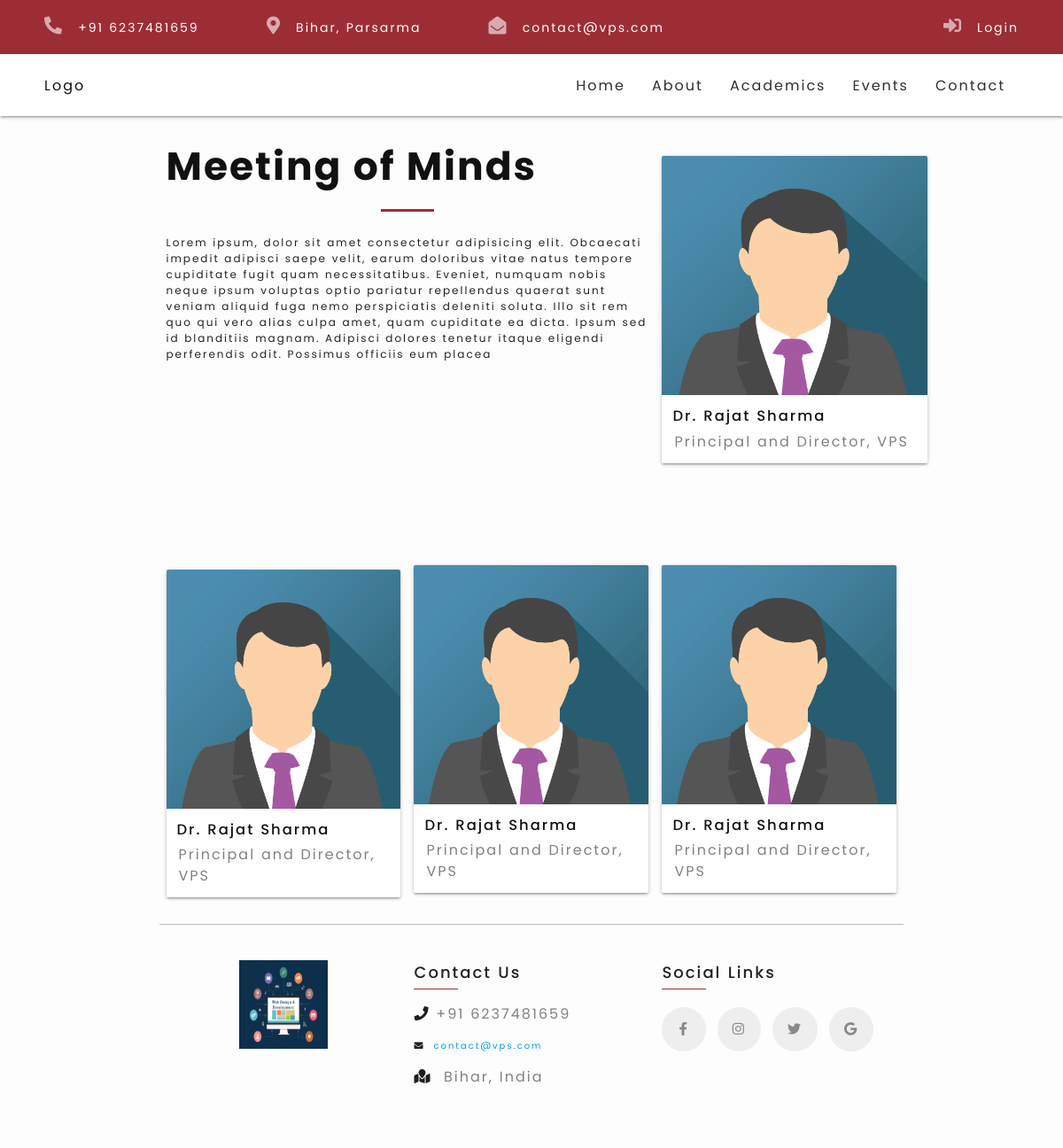
Page /about/ on the earlier database version.
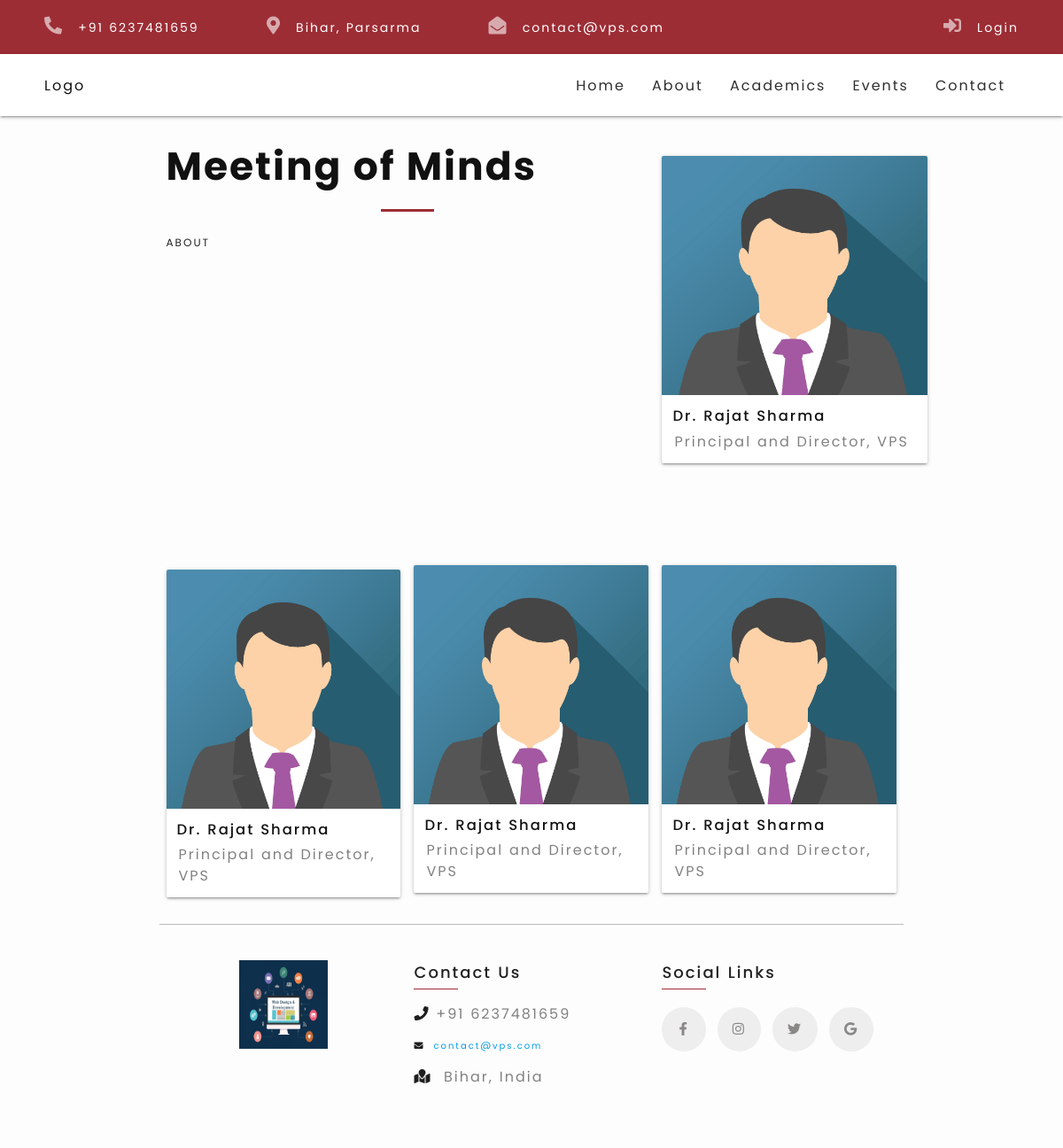
Same page on the later database version.
### aboutAndStaffs/models.py (models this page shows, shortened)
class About(models.Model):
    description = models.CharField(max_length=500)
    facebook = models.URLField(null=True)
    instagram = models.URLField(null=True)
    twitter = models.URLField(null=True)
    email = models.EmailField(null=True)
    contact = models.IntegerField(default=0)
    school_address = models.CharField(max_length=20, null=True)

### aboutAndStaffs/views.py (the view)
# urls.py: path('', views.about, name="about"),
def about(request):
    about_content = About.objects.all()
    return render(request, 'aboutAndStaffs/about.html', { 'about': about_content[0] })

### vpsBase/context_processor.py (called while the page is built)
def render_footer(request):
    footer_content = About.objects.all()[0]
    return {
        'about_content': footer_content
    }

### aboutAndStaffs/templates/aboutAndStaffs/about.html (shortened to what this page needs)
{% extends 'vpsBase/base.html' %}
{% load static %}
{% block content %}
    <div class="container">
      <div class="row">
        <div class="col m8 s12 d-flex flex-column">
          <h2 class="heading">Meeting of Minds</h2>
          <p style="font-size: 1.2rem">
            {{ about.description }}
          </p>
        </div>
        <div class="col m4 s12">
          <div class="card about-p-card">
            <div class="card-image">
              <img src="{% static 'images/user.png' %}" height="270" />
            </div>
            <div class="card-content d-flex flex-column" style="padding: 12px">
              <h5 style="margin-top: 0; margin-bottom: 4px; font-weight: 500">
                Dr. Rajat Sharma
              </h5>
              <p style="color: grey; margin-left: 2px">
                Principal and Director, VPS
              </p>
            </div>
          </div>
        </div>
      </div>
      <div class="row justify-content-center" style="margin-top: 100px">
        <div class="col m4 s12">
          <div class="card staff-card">
            <div class="card-image">
              <img src="{% static 'images/user.png' %}" height="270" />
            </div>
            <div class="card-content d-flex flex-column" style="padding: 12px">
              <h5 style="margin-top: 0; margin-bottom: 4px; font-weight: 500">
                Dr. Rajat Sharma
              </h5>
              <p style="color: grey; margin-left: 2px">
                Principal and Director, VPS
              </p>
            </div>
          </div>
        </div>
        <div class="col m4 s12">
          <div class="card staff-card-2">
            <div class="card-image">
              <img src="{% static 'images/user.png' %}" height="270" />
            </div>
            <div class="card-content d-flex flex-column" style="padding: 12px">
              <h5 style="margin-top: 0; margin-bottom: 4px; font-weight: 500">
                Dr. Rajat Sharma
              </h5>
              <p style="color: grey; margin-left: 2px">
                Principal and Director, VPS
              </p>
            </div>
          </div>
        </div>
        <div class="col m4 s12 d-flex">
          <div class="card staff-card-3">
            <div class="card-image">
              <img src="{% static 'images/user.png' %}" height="270" />
            </div>
            <div class="card-content d-flex flex-column" style="padding: 12px">
              <h5 style="margin-top: 0; margin-bottom: 4px; font-weight: 500">
                Dr. Rajat Sharma
              </h5>
              <p style="color: grey; margin-left: 2px">
                Principal and Director, VPS
              </p>
            </div>
          </div>
        </div>
      </div>
    </div>
    {% endblock content %}

### vpsBase/templates/vpsBase/base.html (shortened to what this page needs)
<!DOCTYPE html>
{% load static %}
<html lang="en">
<head>
  <link rel="stylesheet" type="text/css" href="https://cdnjs.cloudflare.com/ajax/libs/OwlCarousel2/2.0.0-beta.3/assets/owl.carousel.min.css">
  <link rel="stylesheet" type="text/css" href="https://cdnjs.cloudflare.com/ajax/libs/OwlCarousel2/2.0.0-beta.3/assets/owl.theme.default.min.css">
  <link rel="stylesheet" href="{% static 'css/materialize/materialize.min.css' %}" />
  <link rel="stylesheet" href="{% static 'css/font-awesome/all.min.css' %}" />
  <link rel="stylesheet" href="https://cdn.datatables.net/v/ju/dt-1.10.25/date-1.1.0/kt-2.6.2/r-2.2.9/sc-2.0.4/sb-1.1.0/sp-1.3.0/sl-1.3.3/datatables.min.css"/>
  <link rel="stylesheet" href="{% static 'css/custom/styles.css' %}" />
  <link rel="stylesheet" href="{% static 'css/custom/event.css' %}" />
  <link rel="stylesheet" href="{% static 'css/custom/home.css' %}" />
  <link rel="stylesheet" href="{% static 'css/custom/student-profile.css' %}" />
  <link rel="stylesheet" href="{% static 'css/custom/footer.css' %}" />
  <link rel="stylesheet" href="{% static 'css/custom/utils.css' %}" />
  <link rel="stylesheet" href="{% static 'fonts/poppins_font.css' %}" />
</head>
<body>
  {% include './navbar.html' %}
   {% block content %}{% endblock content %}
   {% include './footer.html' %}
</body>
</html>

### vpsBase/templates/vpsBase/navbar.html (shortened to what this page needs)
{% load static %}
<div class="navbar-top-panel ">
    <div class="navbar-top-panel-left">
      <ul>
        <li>
          <i class="fas fa-phone-alt"></i>
          <a href="tel:#">+91 {{ about_content.contact }}</a>
        </li>
        <li>
          <i class="fas fa-map-marker-alt"></i>
          <a href="#">Bihar, Parsarma</a>
        </li>
        <li>
          <i class="fas fa-envelope-open"></i>
          <a href="mailto:#">{{ about_content.email }}</a>
        </li>
      </ul>
    </div>
    <div class="navbar-top-panel-right">
      <i class="fas fa-sign-in-alt"></i>
      Login
    </div>
  </div>
  <nav>
    <div class="nav-wrapper">
      <a href="#" class="brand-logo">Logo</a>
      <ul class="right hide-on-med-and-down">
        <li><a href="{% url 'home' %}">Home</a></li>
        <li><a class="dropdown-trigger" href="#!" data-target="about">About</a></li>
        <li><a href="{% url 'admission' %}">Academics</a></li>
        <li><a href="{% url 'event-detail' %}">Events</a></li>
        <li><a href="{% url 'contact' %}">Contact</a></li>
      </ul>
    </div>
  </nav>

### vpsBase/templates/vpsBase/footer.html (shortened to what this page needs)
{% load static %}
<div class="container">
  <div class="row justify-content-center my-20">
    <div class="col s12 l4 text-center">
     <img src="{% static 'images/footer_img.jpg' %}" alt="vps_logo" class="footer-logo">
    </div>
    <div class="col s12 l4 d-flex flex-column">
     <p class="footer-heading">Contact Us</p>
     <p style="color: grey">
        <i class="fas fa-phone" style="color: rgb(31, 30, 30)"></i
        >&nbsp;+91 {{ about_content.contact }}
      </p>
      <a href="mailto:contact@vps.com">
        <i class="fas fa-envelope" style="color: rgb(31, 30, 30)"></i
        >&nbsp;&nbsp;{{ about_content.email }}
      </a>
      <p style="color: grey;margin-bottom: 40px;">
        <i class="fas fa-map-marked" style="color: rgb(31, 30, 30)"></i
        >&nbsp;&nbsp;{{ about_content.school_address }}
      </p>
    </div>
    <div class="col s12 l4 d-flex flex-column">
        <p class="footer-heading">Social Links</p>
        <div class="flex flex-row mt-20">
      <a href="{{ about_content.facebook }}" class="social-links-1">
          <i class="fab fa-facebook-f"></i>
      </a>
      <a href="{{ about_content.instagram }}" class="social-links-2" style="margin-left: 8px;">
        <i class="fab fa-instagram"></i>
    </a>
    <a href="{{ about_content.twitter }}" class="social-links-3" style="margin-left: 8px;margin-right: 8px; ">
        <i class="fab fa-twitter "></i>
    </a>
    <a href="mailto:{{ about_content.email }}" class="social-links-4">
        <i class="fab fa-google "></i>
    </a>
</div>
    </div>
  </div>
</div>

### static/css/custom/styles.css (style rules this page uses)
* { box-sizing: border-box; }
:root { --bg-color: #9D2D35; --font-color:#2d2e2e; }
html { font-size: 62.5%; letter-spacing: 2px; }
body { padding: 0; margin: 0; background-color: #fdfdfd; font-family: "Poppins", sans-serif; }
h1, h2, h3, h4, h5, h6 { line-height: 1.5; font-family: "Poppins"; font-weight: bold; color: #111; }
h2 { font-size: 3.2rem; }
p { font-size: 1.4rem; line-height: 1.5; }
.text-center { text-align: center; }
.heading::after { display: block; height: 3px; width: 60px; background-color: var(--bg-color); margin:auto; margin-top: 1.5rem; content: ""; }
.about-p-card { margin-top: 45px; margin-left: auto; width: 300px; }
.staff-card { margin-top: 10px; max-width: 300px; }
.staff-card-2 { margin-left: auto; margin-right: auto; max-width: 300px; }
.staff-card-3 { margin-left: auto; max-width: 300px; }
@media screen and (min-width: 601px) { h2 { font-size: 4.4rem; } }
@media screen and (min-width: 601px) { p { font-size: 1.6rem;; } }

### static/css/custom/home.css (style rules this page uses)
.navbar-top-panel { display: none; }
nav { background-color: var(--bg-color); position: sticky; top: 0; left: 0; z-index: 10; }
nav .brand-logo { color: #121212; font-size: 1.6rem; }
nav .nav-wrapper ul { margin : 0; }
nav, nav .nav-wrapper i, nav a.sidenav-trigger, nav a.sidenav-trigger i { line-height: 3.2 !important; }
@media only screen and (min-width: 601px) { .navbar-top-panel { display: block; display: flex; justify-content: space-between; align-items: center; background-color: var(--bg-color); color: #fff; padding: 0.5rem 5rem; font-size: 1.4rem; } }
@media only screen and (min-width: 601px) { .navbar-top-panel-left ul li { list-style: none; display: inline-block; margin-right: 7rem; } }
@media only screen and (min-width: 601px) { .navbar-top-panel-left a { color: #fff; } }
@media only screen and (min-width: 601px) { .navbar-top-panel .fas { margin-right: 1rem; opacity: 0.6; font-size: 2rem; } }
@media only screen and (min-width: 601px) { nav { height: 7rem; padding: 1rem 5rem; align-items: center; background-color: #fff; } }
@media only screen and (min-width: 601px) { .nav-wrapper ul a, .brand-logo { font-size: 1.6rem; color: var(--font-color); } }

### static/css/custom/footer.css (style rules this page uses)
.footer-logo { height: 100px; width: 100px; margin-bottom: 40px; }
p.footer-heading { margin-top: 0; font-size: 18px; padding-left: 0 !important; font-weight: 500; margin-bottom: 6px !important; }
p.footer-heading::after { display: block; height: 1.2px; width: 50px; background-color: var(--bg-color); margin-top: 5px; content: ""; position: absolute; }
a.social-links-1 { text-decoration: none; color: rgb(138, 135, 135) !important; background-color: #eee; display: inline-block; padding: 12px 17px 11px 17px !important; border-radius: 50%; font-size: 1.5rem; border: solid 2.5px #eee; transition-duration: 0.3s; }
a.social-links-2 { text-decoration: none; color: rgb(36, 35, 35); display: inline-block; background-color: #eee; color: rgb(138, 135, 135) !important; padding: 12px 15px 11px 15px !important; border-radius: 50%; font-size: 1.5rem; border: solid 2.5px #eee; transition-duration: 0.3s; }
a.social-links-3 { text-decoration: none; color: rgb(36, 35, 35); display: inline-block; background-color: #eee; color: rgb(138, 135, 135) !important; padding: 12px 15px 11px 15px !important; border-radius: 50%; font-size: 1.5rem; border: solid 2.5px #eee; transition-duration: 0.3s; }
a.social-links-4 { text-decoration: none; color: rgb(36, 35, 35); display: inline-block; background-color: #eee; color: rgb(138, 135, 135) !important; padding: 12px 15px 11px 15px !important; border-radius: 50%; font-size: 1.5rem; border: solid 2.5px #eee; transition-duration: 0.3s; }

### static/css/custom/utils.css (style rules this page uses)
.d-flex { display: flex; }
.flex-row { flex-direction: row; }
.flex-column { flex-direction: column; }
.justify-content-center { justify-content: center; }
.text-center { text-align: center ; }
.mt-20 { margin-top: 2rem; }
.my-20 { margin-top: 40px; margin-bottom: 40px; }

Differences in the rows shown:
changed About "Bihar, India": description "Lorem ipsum, dolor sit amet consectetur adipisicing elit. Obcaecati impedit adipisci saepe velit, earum doloribus vitae natus tempore cupiditate fugit quam necessitatibus. Eveniet, numquam nobis neque ipsum voluptas optio pariatur repellendus quaerat sunt veniam aliquid fuga nemo perspiciatis deleniti soluta. Illo sit rem quo qui vero alias culpa amet, quam cupiditate ea dicta. Ipsum sed id blanditiis magnam. Adipisci dolores tenetur itaque eligendi perferendis odit. Possimus officiis eum placea" → "ABOUT"
